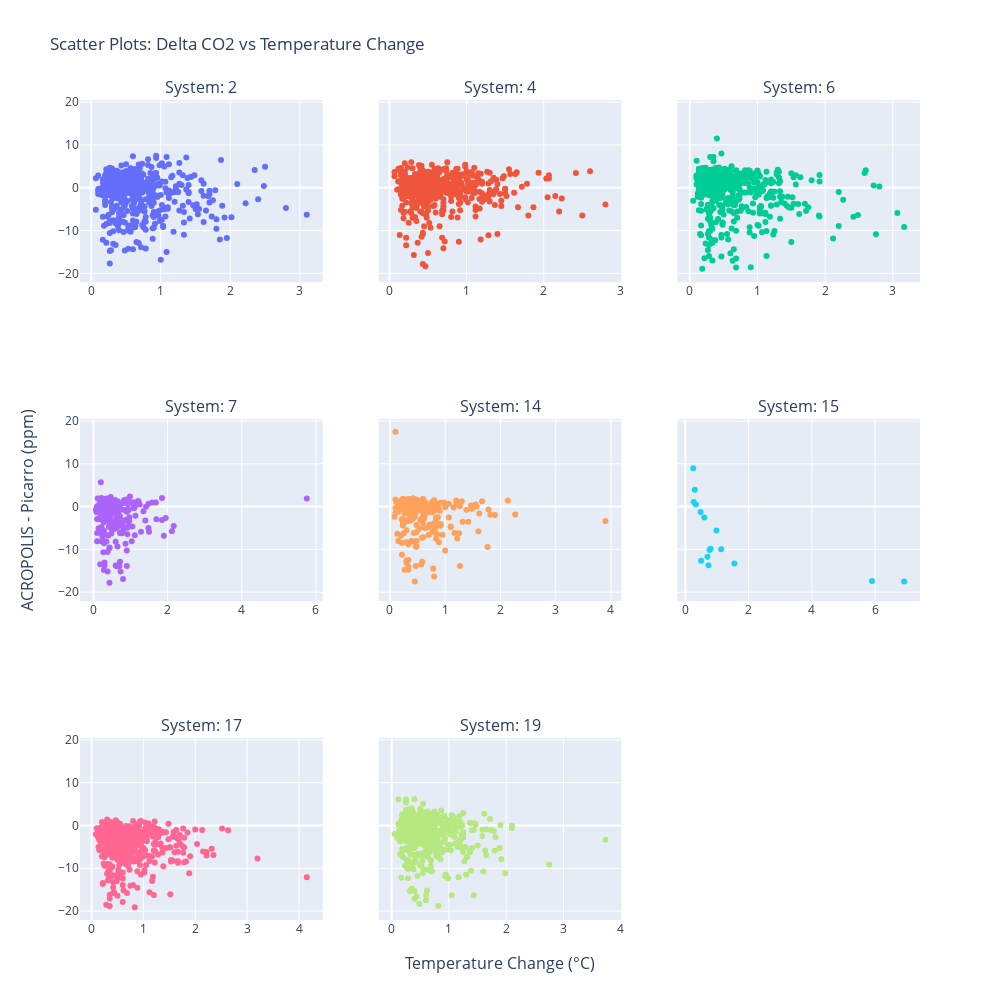

The code cell stored with this chart in its notebook:
### Code cell
# parameters
x_col_name = "gmp343_temperature_change"
max_col = 3
x_title = "Temperature Change (°C)"
title_text = "Scatter Plots: Delta CO2 vs Temperature Change" 

plot_acropolis_scatter(x_col_name=x_col_name,max_col=max_col, x_title=x_title, title_text=title_text)

### Figure 1 — Plotly figure (JSON) as saved in the notebook; plotly's stock layout.template omitted (floating-point values rounded to 4 significant figures; data arrays with more than 128 entries replaced by an {"elided": "..."} marker saying what was removed)
{"data": [{"mode": "markers", "name": "MC-2", "type": "scatter", "x": {"elided": "569 float values"}, "xaxis": "x", "y": {"elided": "569 float values"}, "yaxis": "y"}, {"mode": "markers", "name": "MC-4", "type": "scatter", "x": {"elided": "570 float values"}, "xaxis": "x2", "y": {"elided": "570 float values"}, "yaxis": "y2"}, {"mode": "markers", "name": "MC-6", "type": "scatter", "x": {"elided": "570 float values"}, "xaxis": "x3", "y": {"elided": "570 float values"}, "yaxis": "y3"}, {"mode": "markers", "name": "MC-7", "type": "scatter", "x": {"elided": "242 float values"}, "xaxis": "x4", "y": {"elided": "242 float values"}, "yaxis": "y4"}, {"mode": "markers", "name": "MC-14", "type": "scatter", "x": {"elided": "242 float values"}, "xaxis": "x5", "y": {"elided": "242 float values"}, "yaxis": "y5"}, {"mode": "markers", "name": "MC-15", "type": "scatter", "x": [5.9, 6.917, 1.55, 0.7333, 0.7, 0.7667, 1.133, 0.5, 0.8, 0.9833, 0.6, 0.4833, 0.3333, 0.2667, 0.3, 0.25], "xaxis": "x6", "y": [-17.37, -17.5, -13.3, -13.69, -11.72, -10.13, -9.976, -12.63, -9.827, -5.579, -2.542, -1.28, 0.5158, 1.06, 3.953, 8.962], "yaxis": "y6"}, {"mode": "markers", "name": "MC-17", "type": "scatter", "x": {"elided": "545 float values"}, "xaxis": "x7", "y": {"elided": "545 float values"}, "yaxis": "y7"}, {"mode": "markers", "name": "MC-19", "type": "scatter", "x": {"elided": "570 float values"}, "xaxis": "x8", "y": {"elided": "570 float values"}, "yaxis": "y8"}], "layout": {"annotations": [{"font": {"size": 16}, "showarrow": false, "text": "System: 2", "x": 0.1444, "xanchor": "center", "xref": "paper", "y": 1, "yanchor": "bottom", "yref": "paper"}, {"font": {"size": 16}, "showarrow": false, "text": "System: 4", "x": 0.5, "xanchor": "center", "xref": "paper", "y": 1, "yanchor": "bottom", "yref": "paper"}, {"font": {"size": 16}, "showarrow": false, "text": "System: 6", "x": 0.8556, "xanchor": "center", "xref": "paper", "y": 1, "yanchor": "bottom", "yref": "paper"}, {"font": {"size": 16}, "showarrow": false, "text": "System: 7", "x": 0.1444, "xanchor": "center", "xref": "paper", "y": 0.6111, "yanchor": "bottom", "yref": "paper"}, {"font": {"size": 16}, "showarrow": false, "text": "System: 14", "x": 0.5, "xanchor": "center", "xref": "paper", "y": 0.6111, "yanchor": "bottom", "yref": "paper"}, {"font": {"size": 16}, "showarrow": false, "text": "System: 15", "x": 0.8556, "xanchor": "center", "xref": "paper", "y": 0.6111, "yanchor": "bottom", "yref": "paper"}, {"font": {"size": 16}, "showarrow": false, "text": "System: 17", "x": 0.1444, "xanchor": "center", "xref": "paper", "y": 0.2222, "yanchor": "bottom", "yref": "paper"}, {"font": {"size": 16}, "showarrow": false, "text": "System: 19", "x": 0.5, "xanchor": "center", "xref": "paper", "y": 0.2222, "yanchor": "bottom", "yref": "paper"}, {"font": {"size": 16}, "showarrow": false, "text": "Temperature Change (°C)", "x": 0.5, "xanchor": "center", "xref": "paper", "y": 0, "yanchor": "top", "yref": "paper", "yshift": -30}, {"font": {"size": 16}, "showarrow": false, "text": "ACROPOLIS - Picarro (ppm)", "textangle": -90, "x": 0, "xanchor": "right", "xref": "paper", "xshift": -40, "y": 0.5, "yanchor": "middle", "yref": "paper"}], "height": 1000, "showlegend": false, "title": {"text": "Scatter Plots: Delta CO2 vs Temperature Change"}, "width": 1000, "xaxis": {"anchor": "y", "domain": [0, 0.2889]}, "xaxis2": {"anchor": "y2", "domain": [0.3556, 0.6444]}, "xaxis3": {"anchor": "y3", "domain": [0.7111, 1]}, "xaxis4": {"anchor": "y4", "domain": [0, 0.2889]}, "xaxis5": {"anchor": "y5", "domain": [0.3556, 0.6444]}, "xaxis6": {"anchor": "y6", "domain": [0.7111, 1]}, "xaxis7": {"anchor": "y7", "domain": [0, 0.2889]}, "xaxis8": {"anchor": "y8", "domain": [0.3556, 0.6444]}, "xaxis9": {"anchor": "y9", "domain": [0.7111, 1]}, "yaxis": {"anchor": "x", "domain": [0.7778, 1], "matches": "y7"}, "yaxis2": {"anchor": "x2", "domain": [0.7778, 1], "matches": "y7", "showticklabels": false}, "yaxis3": {"anchor": "x3", "domain": [0.7778, 1], "matches": "y7", "showticklabels": false}, "yaxis4": {"anchor": "x4", "domain": [0.3889, 0.6111], "matches": "y7"}, "yaxis5": {"anchor": "x5", "domain": [0.3889, 0.6111], "matches": "y7", "showticklabels": false}, "yaxis6": {"anchor": "x6", "domain": [0.3889, 0.6111], "matches": "y7", "showticklabels": false}, "yaxis7": {"anchor": "x7", "domain": [0, 0.2222]}, "yaxis8": {"anchor": "x8", "domain": [0, 0.2222], "matches": "y7", "showticklabels": false}, "yaxis9": {"anchor": "x9", "domain": [0, 0.2222], "matches": "y7", "showticklabels": false}}}
